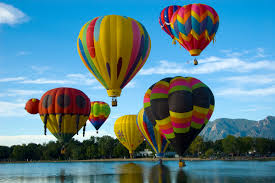
#> input picture Python/Assign05/ballons_rgb.bmp, 275 x 183 px, found by its file name; the run also reads 1 picture not shown here
$ python assign05_algo.py
#> lines starting #> are read from the running program, lines starting #| are printed output that depends on the picture; long printed decimals are rounded
#> (reads Python/Assign05/Declaration_of_Independence.txt from the repository)
import binascii
import struct
from bitstring import BitArray
from PIL import Image
import math
import numpy as np
import cv2

# I just merged the last 2 assignments and made the code cleaner. It's the same logic as the last 2 assignments

# You just need to change the embeddedFile and carierFile variable with your absolute path and run the script.
# The PSNR and SSIM will be print out in the console.
# Please make sure that the path for the different files are correct for your computer.
# Please install PIL for python3 and opencv (sudo apt-get install python3-opencv)

######################################
#               Embedding
######################################

headerOffset = 1162  # Header size of bmp file : 14 + 124 + 1024 bytes


class Embedding:
    def __init__(self, originFileName, newFileName, hideMsg):
        self.originFileName = originFileName
        self.newFileName = newFileName
        self.hideMsg = hideMsg
        self.bytesCounter = 0  # Function as a pointer
        self.originImageData = ''  # Type: bytes
        self.newImageData = []  # Type: int array

    def openFile(self):
        with open(self.originFileName, 'rb') as fp:
            # Read image file into bytes
            self.originImageData = fp.read()

    def copyHeader(self):
        # Read bmp file header (14) and bitmap info header (124) and palette (1024)
        # Copy them into new image
        for i in range(0, headerOffset):
            self.newImageData.append(self.originImageData[i])
            self.bytesCounter += 1

    def hideInt(self, currHideInt):
#> called with currHideInt = 8231
        currHideBin = '{:032b}'.format(currHideInt)
        for i in range(0, 32):
            currImageBin = '{0:08b}'.format(self.originImageData[self.bytesCounter])
            # In little endian mode, LSB is the first bit
            newImageBin = currHideBin[i] + currImageBin[1:]
            newImageInt = int(newImageBin, 2)
            self.newImageData.append(newImageInt)
            self.bytesCounter += 1

    def hideChar(self, currHideByte):
        # ord(): convert char to int
        # Then get binary value of one byte
        # Example:
        # a = '{0:08b}'.format(255)
        # print(a) # '1111111'
        currHideBin = '{0:08b}'.format(ord(currHideByte))

        # Hide one byte in eight bytes
        for i in range(0, len(currHideBin)):
            currImageBin = '{0:08b}'.format(self.originImageData[self.bytesCounter])
            # In little endian mode, LSB is the first bit
            newImageBin = currHideBin[i] + currImageBin[1:]
            newImageInt = int(newImageBin, 2)
            self.newImageData.append(newImageInt)
            self.bytesCounter += 1

    def hide(self):
        # Hide length of message
        self.hideInt(len(self.hideMsg))
        # Hide message byte by byte
        for i in range(0, len(self.hideMsg)):
            self.hideChar(self.hideMsg[i])

    def copyRemain(self):
        # Copy rest data into new image
        leftData = self.originImageData[self.bytesCounter:]
        for left_byte in leftData:
            self.newImageData.append(left_byte)

    def writeNewBmp(self):
        with open(self.newFileName, 'wb') as outputFile:
            new_image_bytes = bytearray(self.newImageData)
            outputFile.write(new_image_bytes)

    def embed(self):
        self.openFile()
        self.copyHeader()
        self.hide()
        self.copyRemain()
        self.writeNewBmp()


textFile = 'Python/Assign05/Declaration_of_Independence.txt'
file2embed = open(textFile, 'r')
text2embed = file2embed.read()
file2embed.close()

embeddedFile = '/home/aurelien/Documents/IIT/stegano/Steganography/Python/Assign05/ballons_rgb_embedded.bmp'
carierFile = '/home/aurelien/Documents/IIT/stegano/Steganography/Python/Assign05/ballons_rgb.bmp'
encryption = Embedding(carierFile, embeddedFile, text2embed)
encryption.embed()


######################################
#               Retrieving
######################################

class Retrieving:

    def __init__(self, newFileName):
        self.newFileName = newFileName
        self.fp = open(self.newFileName, 'rb')
        self.hiddenMsg = ''

    def readHeader(self):
        for i in range(0, headerOffset):
            self.fp.read(1)

    def getInt(self):
        currHideBin = ''

        for i in range(0, 32):
            currImageByte = self.fp.read(1)
            if len (currImageByte) == 0:
                return ''
            currImageBin = '{0:08b}'.format(ord(currImageByte))
            currHideBin += currImageBin[0]

        currHideInt = int(currHideBin, 2)
        return currHideInt

    def getChar(self):
        currHideBin = ''

        for i in range(0, 8):
            currImageByte = self.fp.read(1)
            if len(currImageByte) == 0:
                return ''
            currImageBin = '{0:08b}'.format(ord(currImageByte))
            currHideBin += currImageBin[0]
        currHideChar = chr(int(currHideBin, 2))
        return currHideChar

    def retrieveMsg(self):
        currHideInt = self.getInt()
        for i in range(0, currHideInt):
            currHideChar = self.getChar()
            self.hiddenMsg += currHideChar
        self.fp.close()

    def retrieve(self):
        self.readHeader()
        self.retrieveMsg()
        return self.hiddenMsg


secretMsg = 'Python/Assign05/secret_msg.txt'
fileMsg = open(secretMsg, 'w')
decryption = Retrieving(embeddedFile)
fileMsg.write(decryption.retrieve())
fileMsg.close()


######################################
#               Analysis
######################################

def calculate_psnr(img1, img2):
    # img1 and img2 have range [0, 255]
    image1 = Image.open(img1)
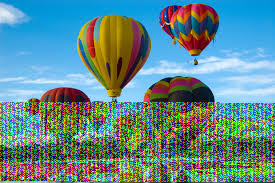
#> image1: PIL image 275x183 RGB; mean R, G, B 102.2, 136, 145.2
    image1.load()
    buffer1 = np.asarray_chkfinite(image1, dtype="int32")
    image2 = Image.open(img2)
#> image2 is the input picture: PIL image 275x183 RGB; mean R, G, B 90.7, 128.7, 140.1
    image2.load()
    buffer2 = np.asarray_chkfinite(image2, dtype="int32")
    img1 = buffer1.astype(np.float64)
    img2 = buffer2.astype(np.float64)
    mse = np.mean((img1 - img2)**2)
#> mse = 3427.1
    if mse == 0:
        return float('inf')
    return 20 * math.log10(255.0 / math.sqrt(mse))

psnr = calculate_psnr(embeddedFile, carierFile)
#> psnr = 12.78

print("PSNR: " + str(psnr))
#| PSNR: 12.782


def ssim(img1, img2):
    C1 = (0.01 * 255)**2
    C2 = (0.03 * 255)**2

    img1 = img1.astype(np.float64)
    img2 = img2.astype(np.float64)
    kernel = cv2.getGaussianKernel(11, 1.5)
    window = np.outer(kernel, kernel.transpose())

    mu1 = cv2.filter2D(img1, -1, window)[5:-5, 5:-5]  # valid
    mu2 = cv2.filter2D(img2, -1, window)[5:-5, 5:-5]
    mu1_sq = mu1**2
    mu2_sq = mu2**2
    mu1_mu2 = mu1 * mu2
    sigma1_sq = cv2.filter2D(img1**2, -1, window)[5:-5, 5:-5] - mu1_sq
    sigma2_sq = cv2.filter2D(img2**2, -1, window)[5:-5, 5:-5] - mu2_sq
    sigma12 = cv2.filter2D(img1 * img2, -1, window)[5:-5, 5:-5] - mu1_mu2

    ssim_map = ((2 * mu1_mu2 + C1) * (2 * sigma12 + C2)) / ((mu1_sq + mu2_sq + C1) *
                                                            (sigma1_sq + sigma2_sq + C2))
    return ssim_map.mean()


def calculate_ssim(img1, img2):
    '''calculate SSIM
    the same outputs as MATLAB's
    img1, img2: [0, 255]
    '''
    image1 = Image.open(img1)
    image1.load()
    buffer1 = np.asarray_chkfinite(image1, dtype="int32")
    image2 = Image.open(img2)
    image2.load()
    buffer2 = np.asarray_chkfinite(image2, dtype="int32")
    if not buffer1.shape == buffer2.shape:
        raise ValueError('Input images must have the same dimensions.')
    if buffer1.ndim == 2:
        return ssim(buffer1, buffer2)
    elif buffer1.ndim == 3:
        if buffer1.shape[2] == 3:
            ssims = []
            for i in range(3):
                ssims.append(ssim(buffer1, buffer2))
#> this loop made 3 passes
#> pass 1, in ssim, `mu1 = cv2.filter2D(img1, -1, window)[5:-5, 5:-5]`:
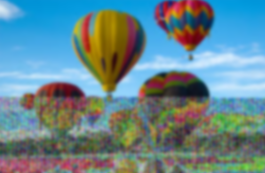
#> mu1: shape (173, 265, 3) float64; mean R, G, B 104.4, 135.1, 142.5
#> pass 1, in ssim, `mu2 = cv2.filter2D(img2, -1, window)[5:-5, 5:-5]`:
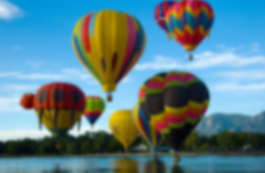
#> mu2: shape (173, 265, 3) float64; mean R, G, B 93, 127.6, 137.2
#> pass 1, in ssim, `mu1_sq = mu1**2`:
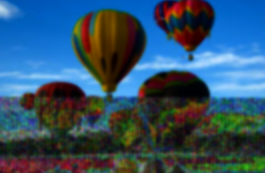
#> mu1_sq: shape (173, 265, 3) float64; mean R, G, B 12960.9, 20742.1, 26535.8; drawn with min black and max white
#> pass 1, in ssim, `mu2_sq = mu2**2`:
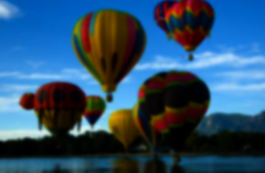
#> mu2_sq: shape (173, 265, 3) float64; mean R, G, B 11804.2, 20592.7, 27837.5; drawn with min black and max white
#> after the loop, ssims = [0.58, 0.58, 0.58]
            return np.array(ssims).mean()
        elif buffer1.shape[2] == 1:
            return ssim(np.squeeze(buffer1), np.squeeze(buffer2))
    else:
        raise ValueError('Wrong input image dimensions.')

ssim = calculate_ssim(embeddedFile, carierFile)
#> ssim = 0.58
print("SSIM: " + str(ssim))
#| SSIM: 0.5795
